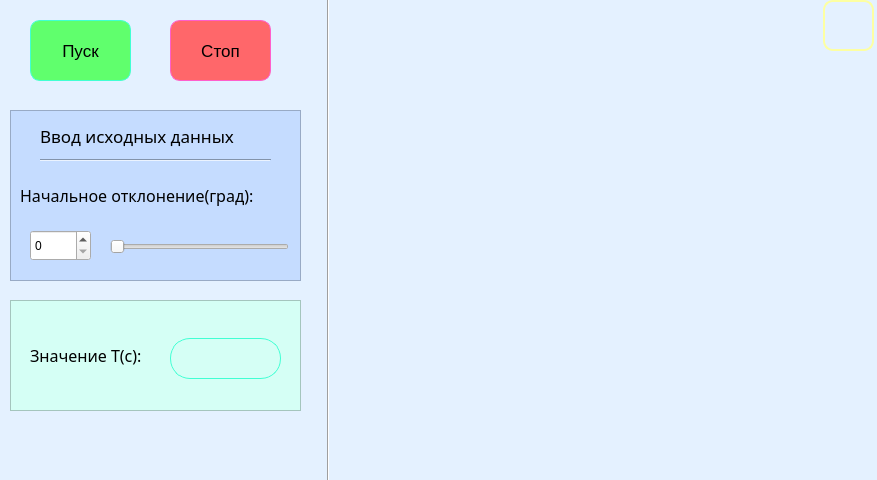
<?xml version="1.0" encoding="UTF-8"?>
<ui version="4.0">
 <class>Mathemati</class>
 <widget class="QDialog" name="Mathemati">
  <property name="geometry">
   <rect>
    <x>0</x>
    <y>0</y>
    <width>877</width>
    <height>480</height>
   </rect>
  </property>
  <property name="font">
   <font>
    <pointsize>11</pointsize>
   </font>
  </property>
  <property name="windowTitle">
   <string>Dialog</string>
  </property>
  <property name="styleSheet">
   <string notr="true">background-color:rgb(228, 241, 255)</string>
  </property>
  <widget class="QPushButton" name="pushButton_2">
   <property name="geometry">
    <rect>
     <x>30</x>
     <y>20</y>
     <width>101</width>
     <height>61</height>
    </rect>
   </property>
   <property name="font">
    <font>
     <pointsize>13</pointsize>
    </font>
   </property>
   <property name="styleSheet">
    <string notr="true">QPushButton{
 font-size:13pt;
 background-color:rgb(96, 255, 109);
 border-style: solid;
 border-width:1px;
 border-radius:10px;
 border-color: rgb(65, 255, 211);

}

QPushButton:hover{
 background-color: rgb(67, 255, 64)

}

QPushButton:pressed{
 background-color:rgb(155, 232, 255)
}


</string>
   </property>
   <property name="text">
    <string>Пуск</string>
   </property>
  </widget>
  <widget class="QPushButton" name="pushButton_3">
   <property name="geometry">
    <rect>
     <x>170</x>
     <y>20</y>
     <width>101</width>
     <height>61</height>
    </rect>
   </property>
   <property name="font">
    <font>
     <pointsize>13</pointsize>
    </font>
   </property>
   <property name="styleSheet">
    <string notr="true">QPushButton{
 font-size:13pt;
 background-color: rgb(255, 103, 106);
 border-style: solid;
 border-width:1px;
 border-radius:10px;
 border-color: rgb(255, 94, 204);

}

QPushButton:hover{
 background-color: rgb(255, 62, 65)

}

QPushButton:pressed{
 background-color:rgb(255, 84, 224)
}

</string>
   </property>
   <property name="text">
    <string>Стоп</string>
   </property>
  </widget>
  <widget class="Line" name="line">
   <property name="geometry">
    <rect>
     <x>320</x>
     <y>-20</y>
     <width>16</width>
     <height>501</height>
    </rect>
   </property>
   <property name="font">
    <font>
     <pointsize>11</pointsize>
     <weight>50</weight>
     <bold>false</bold>
    </font>
   </property>
   <property name="styleSheet">
    <string notr="true">background-color: solid</string>
   </property>
   <property name="orientation">
    <enum>Qt::Vertical</enum>
   </property>
  </widget>
  <widget class="QFrame" name="frame">
   <property name="geometry">
    <rect>
     <x>10</x>
     <y>110</y>
     <width>291</width>
     <height>171</height>
    </rect>
   </property>
   <property name="styleSheet">
    <string notr="true">QFrame{
background-color:rgb(197, 220, 255)
}</string>
   </property>
   <property name="frameShape">
    <enum>QFrame::StyledPanel</enum>
   </property>
   <property name="frameShadow">
    <enum>QFrame::Raised</enum>
   </property>
   <widget class="QLabel" name="label">
    <property name="geometry">
     <rect>
      <x>30</x>
      <y>10</y>
      <width>231</width>
      <height>31</height>
     </rect>
    </property>
    <property name="font">
     <font>
      <family>Sitka Heading</family>
      <pointsize>13</pointsize>
     </font>
    </property>
    <property name="styleSheet">
     <string notr="true">QLabel{
 background-color: solid;



}</string>
    </property>
    <property name="text">
     <string>Ввод исходных данных  </string>
    </property>
   </widget>
   <widget class="QSpinBox" name="spinBox">
    <property name="geometry">
     <rect>
      <x>20</x>
      <y>120</y>
      <width>61</width>
      <height>31</height>
     </rect>
    </property>
    <property name="styleSheet">
     <string notr="true">background-color: solid</string>
    </property>
    <property name="maximum">
     <number>90</number>
    </property>
    <property name="stepType">
     <enum>QAbstractSpinBox::AdaptiveDecimalStepType</enum>
    </property>
    <property name="value">
     <number>0</number>
    </property>
   </widget>
   <widget class="QSlider" name="horizontalSlider">
    <property name="geometry">
     <rect>
      <x>100</x>
      <y>126</y>
      <width>179</width>
      <height>21</height>
     </rect>
    </property>
    <property name="styleSheet">
     <string notr="true">background-color: solid</string>
    </property>
    <property name="maximum">
     <number>90</number>
    </property>
    <property name="orientation">
     <enum>Qt::Horizontal</enum>
    </property>
   </widget>
   <widget class="QLabel" name="label_4">
    <property name="geometry">
     <rect>
      <x>10</x>
      <y>70</y>
      <width>261</width>
      <height>31</height>
     </rect>
    </property>
    <property name="font">
     <font>
      <family>Sitka Display</family>
      <pointsize>12</pointsize>
     </font>
    </property>
    <property name="styleSheet">
     <string notr="true">background-color: solid</string>
    </property>
    <property name="text">
     <string>Начальное отклонение(град):</string>
    </property>
   </widget>
   <widget class="Line" name="line_2">
    <property name="geometry">
     <rect>
      <x>30</x>
      <y>40</y>
      <width>231</width>
      <height>20</height>
     </rect>
    </property>
    <property name="styleSheet">
     <string notr="true">Line {
background-color:solid

}</string>
    </property>
    <property name="orientation">
     <enum>Qt::Horizontal</enum>
    </property>
   </widget>
  </widget>
  <widget class="QCustomPlot" name="widget" native="true">
   <property name="geometry">
    <rect>
     <x>370</x>
     <y>20</y>
     <width>441</width>
     <height>241</height>
    </rect>
   </property>
   <property name="styleSheet">
    <string notr="true"> background-color: solid</string>
   </property>
  </widget>
  <widget class="QFrame" name="frame_2">
   <property name="geometry">
    <rect>
     <x>10</x>
     <y>300</y>
     <width>291</width>
     <height>111</height>
    </rect>
   </property>
   <property name="styleSheet">
    <string notr="true">background-color:rgb(213, 255, 245)</string>
   </property>
   <property name="frameShape">
    <enum>QFrame::StyledPanel</enum>
   </property>
   <property name="frameShadow">
    <enum>QFrame::Raised</enum>
   </property>
   <widget class="QLabel" name="label_3">
    <property name="geometry">
     <rect>
      <x>20</x>
      <y>40</y>
      <width>131</width>
      <height>31</height>
     </rect>
    </property>
    <property name="font">
     <font>
      <family>Sitka Display</family>
      <pointsize>12</pointsize>
     </font>
    </property>
    <property name="styleSheet">
     <string notr="true">background-color: solid</string>
    </property>
    <property name="text">
     <string>Значение T(с):</string>
    </property>
   </widget>
   <widget class="QLabel" name="label_2">
    <property name="geometry">
     <rect>
      <x>160</x>
      <y>38</y>
      <width>111</width>
      <height>41</height>
     </rect>
    </property>
    <property name="styleSheet">
     <string notr="true">QLabel{
 background-color: solid;
 border-style: solid;
 border-width:1px;
 border-radius:20px;
 border-color: rgb(65, 255, 211);

}</string>
    </property>
    <property name="text">
     <string/>
    </property>
   </widget>
  </widget>
  <widget class="QPushButton" name="pushButton">
   <property name="geometry">
    <rect>
     <x>823</x>
     <y>0</y>
     <width>51</width>
     <height>51</height>
    </rect>
   </property>
   <property name="font">
    <font>
     <family>MT Extra</family>
     <pointsize>8</pointsize>
    </font>
   </property>
   <property name="styleSheet">
    <string notr="true">QPushButton{
background-color:solid;
 border-style: solid;
 border-width:2px;
 border-radius:10px;
 border-color: rgb(253, 255, 162);

}

QPushButton:hover{

 border-color: rgb(255, 164, 84);

}

QPushButton:pressed{
 border-color:rgb(155, 232, 255)
}
</string>
   </property>
   <property name="text">
    <string/>
   </property>
   <property name="iconSize">
    <size>
     <width>40</width>
     <height>40</height>
    </size>
   </property>
  </widget>
 </widget>
 <customwidgets>
  <customwidget>
   <class>QCustomPlot</class>
   <extends>QWidget</extends>
   <header>qcustomplot.h</header>
   <container>1</container>
  </customwidget>
 </customwidgets>
 <resources/>
 <connections>
  <connection>
   <sender>horizontalSlider</sender>
   <signal>valueChanged(int)</signal>
   <receiver>spinBox</receiver>
   <slot>setValue(int)</slot>
   <hints>
    <hint type="sourcelabel">
     <x>111</x>
     <y>270</y>
    </hint>
    <hint type="destinationlabel">
     <x>34</x>
     <y>270</y>
    </hint>
   </hints>
  </connection>
  <connection>
   <sender>spinBox</sender>
   <signal>valueChanged(int)</signal>
   <receiver>horizontalSlider</receiver>
   <slot>setValue(int)</slot>
   <hints>
    <hint type="sourcelabel">
     <x>44</x>
     <y>268</y>
    </hint>
    <hint type="destinationlabel">
     <x>111</x>
     <y>270</y>
    </hint>
   </hints>
  </connection>
 </connections>
</ui>
